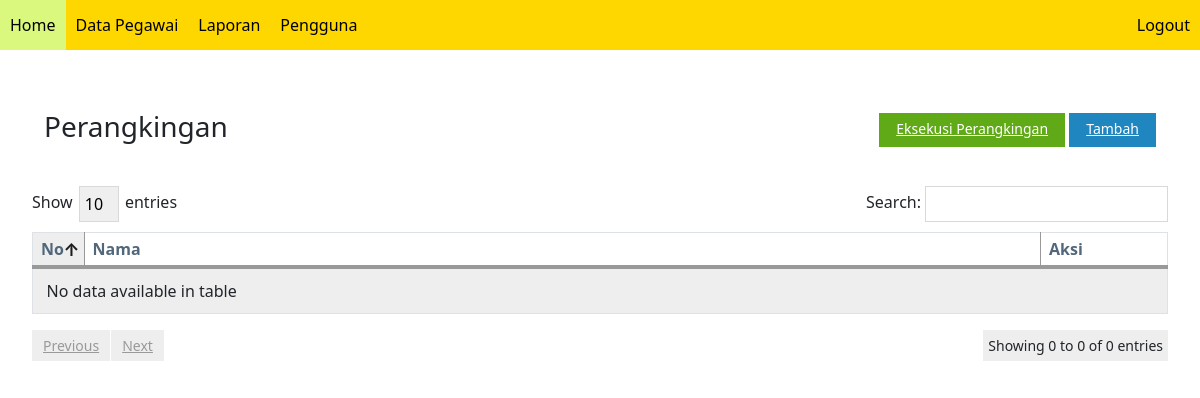
The page /perangkingan.php (signed in) on the database as committed earlier.
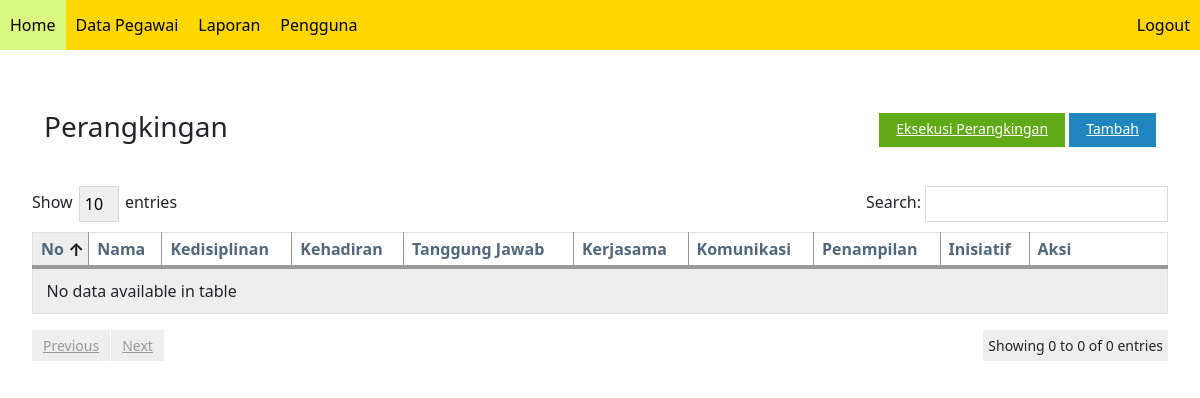
The same page on the database as committed later.
### tables this page shows
CREATE TABLE `smart_kriteria` (
  `id_kriteria` int(11) NOT NULL,
  `kode_kriteria` varchar(45) NOT NULL,
  `nama_kriteria` varchar(45) NOT NULL,
  `bobot_kriteria` double NOT NULL
);

### perangkingan.php (the view, shortened to what this page needs)
<?php
include "header.php";
$page = isset($_GET['page']) ? $_GET['page'] : "";
?>
<div class="row cells4">
	<div class="cell colspan2">
		<h3>Perangkingan</h3>
	</div>
	<?php
	if ($page == 'form') {
	?>
		<div class="cell colspan2 align-right">
			<a href="perangkingan.php" class="button info">Kembali</a>
		</div>
</div>
<p></p>
<?php
		if (isset($_POST['simpan'])) {
			$alt = $_POST['alt'];
			$stmtx4 = $db->prepare("select * from smart_kriteria");
			$stmtx4->execute();
			while ($rowx4 = $stmtx4->fetch()) {
				if ($rowx4['id_kriteria'] == true) {
					$idkri = $rowx4['id_kriteria'];
					$kri = $_POST['kri'][$idkri];
					$altkri = $_POST['altkri'][$idkri];
					$stmt2 = $db->prepare("insert into smart_alternatif_kriteria(id_alternatif,id_kriteria,nilai_alternatif_kriteria) values(?,?,?)");
					$stmt2->bindParam(1, $alt);
					$stmt2->bindParam(2, $kri);
					$stmt2->bindParam(3, $altkri);
					$stmt2->execute();
				}
			}
		}
		if (isset($_POST['update'])) {
			$alt = $_POST['alt'];
			$stmtx4 = $db->prepare("select * from smart_kriteria");
			$stmtx4->execute();
			while ($rowx4 = $stmtx4->fetch()) {
				if ($rowx4['id_kriteria'] == true) {
					$idkri = $rowx4['id_kriteria'];
					$kri = $_POST['kri'][$idkri];
					$altkri = $_POST['altkri'][$idkri];
					$stmt2 = $db->prepare("update smart_alternatif_kriteria set nilai_alternatif_kriteria=? where id_alternatif=? and id_kriteria=?");
					$stmt2->bindParam(1, $altkri);
					$stmt2->bindParam(2, $alt);
					$stmt2->bindParam(3, $kri);
					$stmt2->execute();
				}
			}
		}
?>
<form method="post">
	<label>Nama</label>
	<div class="input-control select full-size">
		<select name="alt">
			<option disabled selected hidden value="<?php echo isset($_GET['alt']) ? $_GET['alt'] : ''; ?>"><?php echo isset($_GET['alt']) ? $_GET['alt'] : ''; ?>Select Karyawan :</option>
			<?php
			$stmt3 = $db->prepare("SELECT u.id_alternatif, u.nama_alternatif FROM `smart_alternatif` AS u LEFT JOIN `smart_alternatif_kriteria` AS i ON u.id_alternatif = i.id_alternatif WHERE i.id_kriteria IS NULL");
			$stmt3->execute();
			while ($row3 = $stmt3->fetch()) {
			?>
				<option value="<?php echo $row3['id_alternatif'] ?>"><?php echo $row3['nama_alternatif'] ?></option>
			<?php
			}
			?>
		</select>
	</div><br /><br /><b>
		<div class="row cells3">
			<div class="cell">ID Kriteria</div>
			<div class="cell colspan2">Nilai/Sub Kriteria</div>
		</div>
	</b><br />
	<?php
		$stmt4 = $db->prepare("select * from smart_kriteria");
		$stmt4->execute();
		$no = 1;
		while ($row4 = $stmt4->fetch()) {
	?>
		<div class="row cells3">
			<div class="cell"><input type="hidden" name="kri[<?php echo $row4['id_kriteria'] ?>]" value="<?php echo $row4['id_kriteria'] ?>"><?php echo $no++ ?>.
				<?php echo $row4['nama_kriteria'] ?></div>
			<div class="cell colspan2">
				<div class="input-control select full-size">
					<select name="altkri[<?php echo $row4['id_kriteria'] ?>]">
						<?php
						$stmt5 = $db->prepare("select * from smart_sub_kriteria where id_kriteria='" . $row4['id_kriteria'] . "'");
						$stmt5->execute();
						while ($row5 = $stmt5->fetch()) {
						?>
							<option value="<?php echo $row5['nilai_sub_kriteria'] ?>"><?php echo $row5['nama_sub_kriteria'] ?></option>
						<?php
						}
						?>
					</select>
				</div>
			</div>
		</div>
	<?php
		}
	?>
	<?php
		if (isset($_GET['id'])) {
	?>
		<button type="submit" name="update" class="button warning">Update</button>
	<?php
		} else {
	?>
		<button type="submit" name="simpan" class="button primary">Simpan</button>
	<?php
		}
	?>
</form>
<?php
	} else {
	?>
	<div class="cell colspan2 align-right">
		<a href="execute-rangking.php" class="button success">Eksekusi Perangkingan</a>
		<a href="?page=form" class="button primary">Tambah</a>
	</div>
	</div>
	<table class="table striped hovered cell-hovered border bordered dataTable" data-role="datatable" data-searching="true">
		<thead>
			<tr>
				<th width="50">No</th>
				<th>Nama</th>
				<?php
				$stmt2 = $db->prepare("select * from smart_kriteria");
				$stmt2->execute();
				while ($row2 = $stmt2->fetch()) {
				?>
					<th><?php echo $row2['nama_kriteria'] ?></th>
				<?php
				}
				?>
				<th width="140">Aksi</th>
			</tr>
		</thead>
		<tbody>
		</tbody>
	</table>
	<p><br /></p>
<?php
	}
	include "footer.php";
?>

Rows that differ between the two databases and show on the page:
added smart_kriteria: nama_kriteria "Kedisiplinan"
added smart_kriteria: nama_kriteria "Kehadiran"
added smart_kriteria: nama_kriteria "Tanggung Jawab"
added smart_kriteria: nama_kriteria "Kerjasama"
added smart_kriteria: nama_kriteria "Komunikasi"
added smart_kriteria: nama_kriteria "Penampilan"
added smart_kriteria: nama_kriteria "Inisiatif"
